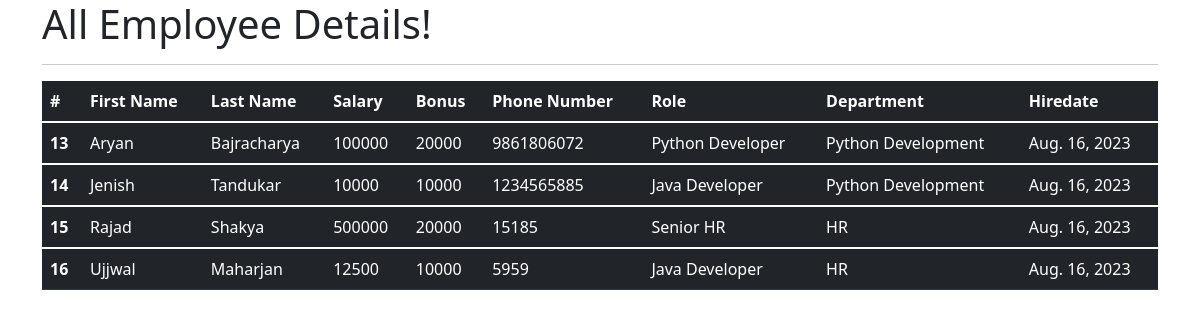
The app's page /all_emp with its own data.
### emp_app/models.py (models this page shows, shortened)
class Employee(models.Model):
    first_name = models.CharField(max_length=100, null=False)
    last_name = models.CharField(max_length=100)
    dept = models.ForeignKey(Department, on_delete=models.CASCADE)
    salary = models.IntegerField(default=0)
    bonus = models.IntegerField(default=0)
    role = models.ForeignKey(Role, on_delete=models.CASCADE)
    phone = models.IntegerField(default=0)
    hire_date = models.DateField()
    def __str__(self):
        return "%s %s %s" %(self.first_name, self.last_name, self.phone)

class Role(models.Model):
    name = models.CharField(max_length=100, null=False)

class Department(models.Model):
    name = models.CharField(max_length=100,null=False)
    location = models.CharField(max_length=100)

### emp_app/views.py (the view)
# urls.py: path('all_emp', views.all_emp, name='all_emp'),
def all_emp(request):
    emps = Employee.objects.all()
    context = {
        'emps': emps
    }
    print(context)
    return render(request, 'view_all_emp.html', context)

### emp_app/templates/view_all_emp.html (shortened to what this page needs)
<!DOCTYPE html>
<html lang="en">
<head>
  <link href="https://cdn.jsdelivr.net/npm/bootstrap@5.1.3/dist/css/bootstrap.min.css" rel="stylesheet">
</head>
  <body>
  <div class="container">
          <h1>All Employee Details!</h1>
      <hr>
     <table class="table table-dark">
  <thead>
    <tr>
      <th scope="col">#</th>
      <th scope="col">First Name</th>
      <th scope="col">Last Name</th>
      <th scope="col">Salary</th>
      <th scope="col">Bonus</th>
      <th scope="col">Phone Number</th>
      <th scope="col">Role</th>
      <th scope="col">Department</th>
      <th scope="col">Hiredate</th>
    </tr>
  </thead>
         {% for emp in emps %}
  <tbody>
    <tr>
      <th scope="row">{{emp.id}}</th>
      <td>{{emp.first_name}}</td>
      <td>{{emp.last_name}}</td>
      <td>{{emp.salary}}</td>
      <td>{{emp.bonus}}</td>
      <td>{{emp.phone}}</td>
      <td>{{emp.role.name}}</td>
      <td>{{emp.dept.name}}</td>
      <td>{{emp.hire_date}}</td>
    </tr>
  </tbody>
         {% endfor %}
</table>
  </div>
  </body>
</html>

### records on screen
Employee: id "13", first_name "Aryan", last_name "Bajracharya", salary "100000", bonus "20000", phone "9861806072", role.name "Python Developer", dept.name "Python Development", hire_date "Aug. 16, 2023"
Employee: id "14", first_name "Jenish", last_name "Tandukar", salary "10000", bonus "10000", phone "1234565885", role.name "Java Developer", dept.name "Python Development", hire_date "Aug. 16, 2023"
Employee: id "15", first_name "Rajad", last_name "Shakya", salary "500000", bonus "20000", phone "15185", role.name "Senior HR", dept.name "HR", hire_date "Aug. 16, 2023"
Employee: id "16", first_name "Ujjwal", last_name "Maharjan", salary "12500", bonus "10000", phone "5959", role.name "Java Developer", dept.name "HR", hire_date "Aug. 16, 2023"
